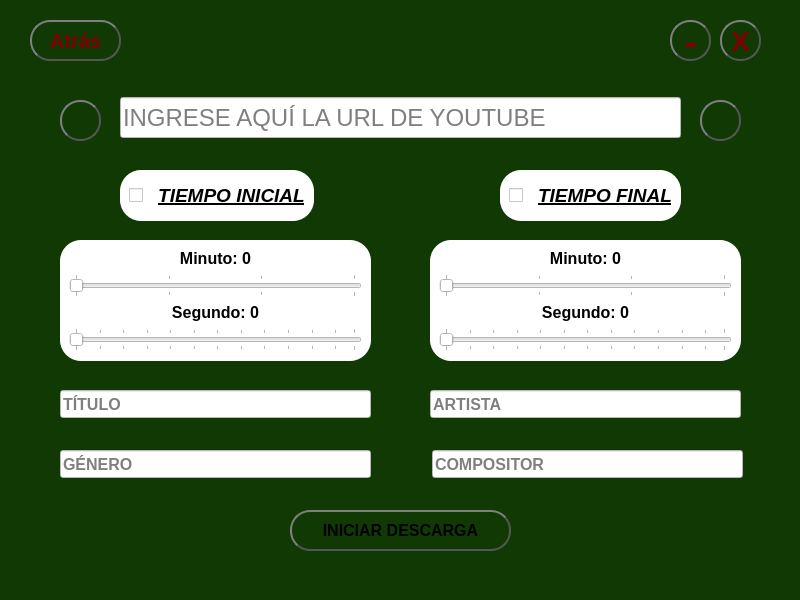
<?xml version="1.0" encoding="UTF-8"?>
<ui version="4.0">
 <class>MainWindow</class>
 <widget class="QMainWindow" name="MainWindow">
  <property name="geometry">
   <rect>
    <x>0</x>
    <y>0</y>
    <width>800</width>
    <height>600</height>
   </rect>
  </property>
  <property name="windowTitle">
   <string>AUDIOPALMA</string>
  </property>
  <property name="windowIcon">
   <iconset>
    <normaloff>../image/youtube.png</normaloff>../image/youtube.png</iconset>
  </property>
  <property name="styleSheet">
   <string notr="true">background-color: rgb(16, 57,4 0);</string>
  </property>
  <widget class="QWidget" name="centralwidget">
   <widget class="QPushButton" name="btn_atras">
    <property name="geometry">
     <rect>
      <x>30</x>
      <y>20</y>
      <width>91</width>
      <height>41</height>
     </rect>
    </property>
    <property name="font">
     <font>
      <pointsize>15</pointsize>
      <weight>75</weight>
      <bold>true</bold>
     </font>
    </property>
    <property name="styleSheet">
     <string notr="true">QPushButton {
    color: rgb(127,0,0);
    border: 2px solid #555;
    border-radius: 20px;
    border-style: outset;
    background: qradialgradient(
        cx: 0.3, cy: -0.4, fx: 0.3, fy: -0.4,
        radius: 1.35, stop: 0 #48dc6e, stop: 1 #39ae57
        );
    padding: 5px;
    }

QPushButton:hover {
    background: qradialgradient(
        cx: 0.3, cy: -0.4, fx: 0.3, fy: -0.4,
        radius: 1.35, stop: 0 #48dc6e, stop: 1 #50f379
        );
    }

QPushButton:pressed {
    border-style: inset;
    background: qradialgradient(
        cx: 0.4, cy: -0.1, fx: 0.4, fy: -0.1,
        radius: 1.35, stop: 0 #48dc6e, stop: 1 #ddd
        );
    }</string>
    </property>
    <property name="text">
     <string>Atrás</string>
    </property>
   </widget>
   <widget class="QPushButton" name="btn_minimizar">
    <property name="geometry">
     <rect>
      <x>670</x>
      <y>20</y>
      <width>41</width>
      <height>41</height>
     </rect>
    </property>
    <property name="font">
     <font>
      <pointsize>28</pointsize>
      <weight>75</weight>
      <bold>true</bold>
     </font>
    </property>
    <property name="styleSheet">
     <string notr="true">QPushButton {
    color: rgb(127,0,0);
    border: 2px solid #555;
    border-radius: 20px;
    border-style: outset;
    background: qradialgradient(
        cx: 0.3, cy: -0.4, fx: 0.3, fy: -0.4,
        radius: 1.35, stop: 0 #48dc6e, stop: 1 #39ae57
        );
    padding: 5px;
    }

QPushButton:hover {
    background: qradialgradient(
        cx: 0.3, cy: -0.4, fx: 0.3, fy: -0.4,
        radius: 1.35, stop: 0 #48dc6e, stop: 1 #50f379
        );
    }

QPushButton:pressed {
    border-style: inset;
    background: qradialgradient(
        cx: 0.4, cy: -0.1, fx: 0.4, fy: -0.1,
        radius: 1.35, stop: 0 #48dc6e, stop: 1 #ddd
        );
    }
QPushButton:disabled {
    background-color: #6a737c;
    color: #333;
	}</string>
    </property>
    <property name="text">
     <string>-</string>
    </property>
   </widget>
   <widget class="QPushButton" name="btn_salir">
    <property name="geometry">
     <rect>
      <x>720</x>
      <y>20</y>
      <width>41</width>
      <height>41</height>
     </rect>
    </property>
    <property name="font">
     <font>
      <pointsize>21</pointsize>
      <weight>75</weight>
      <bold>true</bold>
     </font>
    </property>
    <property name="styleSheet">
     <string notr="true">QPushButton {
    color: rgb(127,0,0);
    border: 2px solid #555;
    border-radius: 20px;
    border-style: outset;
    background: qradialgradient(
        cx: 0.3, cy: -0.4, fx: 0.3, fy: -0.4,
        radius: 1.35, stop: 0 #48dc6e, stop: 1 #39ae57
        );
    padding: 5px;
    }

QPushButton:hover {
    background: qradialgradient(
        cx: 0.3, cy: -0.4, fx: 0.3, fy: -0.4,
        radius: 1.35, stop: 0 #48dc6e, stop: 1 #50f379
        );
    }

QPushButton:pressed {
    border-style: inset;
    background: qradialgradient(
        cx: 0.4, cy: -0.1, fx: 0.4, fy: -0.1,
        radius: 1.35, stop: 0 #48dc6e, stop: 1 #ddd
        );
    }
QPushButton:disabled {
    background-color: #6a737c;
    color: #333;
	}</string>
    </property>
    <property name="text">
     <string>X</string>
    </property>
   </widget>
   <widget class="QFrame" name="frme_tiempo_inicial">
    <property name="geometry">
     <rect>
      <x>60</x>
      <y>240</y>
      <width>311</width>
      <height>121</height>
     </rect>
    </property>
    <property name="styleSheet">
     <string notr="true">background-color: rgb(255, 255, 255);
border-radius: 21px;</string>
    </property>
    <property name="frameShape">
     <enum>QFrame::StyledPanel</enum>
    </property>
    <property name="frameShadow">
     <enum>QFrame::Raised</enum>
    </property>
    <layout class="QVBoxLayout" name="verticalLayout">
     <item>
      <widget class="QLabel" name="lbl_cont_slider_temp_inicial_min">
       <property name="font">
        <font>
         <pointsize>12</pointsize>
         <weight>75</weight>
         <bold>true</bold>
        </font>
       </property>
       <property name="text">
        <string>Minuto: 0</string>
       </property>
       <property name="alignment">
        <set>Qt::AlignCenter</set>
       </property>
      </widget>
     </item>
     <item>
      <widget class="QSlider" name="slider_tiempo_inicial_min">
       <property name="font">
        <font>
         <weight>50</weight>
         <bold>false</bold>
        </font>
       </property>
       <property name="styleSheet">
        <string notr="true"/>
       </property>
       <property name="maximum">
        <number>15</number>
       </property>
       <property name="pageStep">
        <number>10</number>
       </property>
       <property name="orientation">
        <enum>Qt::Horizontal</enum>
       </property>
       <property name="invertedAppearance">
        <bool>false</bool>
       </property>
       <property name="invertedControls">
        <bool>false</bool>
       </property>
       <property name="tickPosition">
        <enum>QSlider::TicksBothSides</enum>
       </property>
       <property name="tickInterval">
        <number>5</number>
       </property>
      </widget>
     </item>
     <item>
      <widget class="QLabel" name="lbl_cont_slider_temp_inicial_seg">
       <property name="font">
        <font>
         <pointsize>12</pointsize>
         <weight>75</weight>
         <bold>true</bold>
        </font>
       </property>
       <property name="text">
        <string>Segundo: 0</string>
       </property>
       <property name="alignment">
        <set>Qt::AlignCenter</set>
       </property>
      </widget>
     </item>
     <item>
      <widget class="QSlider" name="slider_tiempo_inicial_seg">
       <property name="maximum">
        <number>59</number>
       </property>
       <property name="orientation">
        <enum>Qt::Horizontal</enum>
       </property>
       <property name="tickPosition">
        <enum>QSlider::TicksBothSides</enum>
       </property>
       <property name="tickInterval">
        <number>5</number>
       </property>
      </widget>
     </item>
    </layout>
   </widget>
   <widget class="QFrame" name="frme_tiempo_final">
    <property name="geometry">
     <rect>
      <x>430</x>
      <y>240</y>
      <width>311</width>
      <height>121</height>
     </rect>
    </property>
    <property name="styleSheet">
     <string notr="true">background-color: rgb(255, 255, 255);
border-radius: 21px;</string>
    </property>
    <property name="frameShape">
     <enum>QFrame::StyledPanel</enum>
    </property>
    <property name="frameShadow">
     <enum>QFrame::Raised</enum>
    </property>
    <layout class="QVBoxLayout" name="verticalLayout_2">
     <item>
      <widget class="QLabel" name="lbl_cont_slider_temp_final_min">
       <property name="font">
        <font>
         <pointsize>12</pointsize>
         <weight>75</weight>
         <bold>true</bold>
        </font>
       </property>
       <property name="text">
        <string>Minuto: 0</string>
       </property>
       <property name="alignment">
        <set>Qt::AlignCenter</set>
       </property>
      </widget>
     </item>
     <item>
      <widget class="QSlider" name="slider_tiempo_final_min">
       <property name="font">
        <font>
         <weight>50</weight>
         <bold>false</bold>
        </font>
       </property>
       <property name="maximum">
        <number>15</number>
       </property>
       <property name="pageStep">
        <number>10</number>
       </property>
       <property name="orientation">
        <enum>Qt::Horizontal</enum>
       </property>
       <property name="invertedAppearance">
        <bool>false</bool>
       </property>
       <property name="invertedControls">
        <bool>false</bool>
       </property>
       <property name="tickPosition">
        <enum>QSlider::TicksBothSides</enum>
       </property>
       <property name="tickInterval">
        <number>5</number>
       </property>
      </widget>
     </item>
     <item>
      <widget class="QLabel" name="lbl_cont_slider_temp_final_seg">
       <property name="font">
        <font>
         <pointsize>12</pointsize>
         <weight>75</weight>
         <bold>true</bold>
        </font>
       </property>
       <property name="text">
        <string>Segundo: 0</string>
       </property>
       <property name="alignment">
        <set>Qt::AlignCenter</set>
       </property>
      </widget>
     </item>
     <item>
      <widget class="QSlider" name="slider_tiempo_final_seg">
       <property name="maximum">
        <number>59</number>
       </property>
       <property name="orientation">
        <enum>Qt::Horizontal</enum>
       </property>
       <property name="tickPosition">
        <enum>QSlider::TicksBothSides</enum>
       </property>
       <property name="tickInterval">
        <number>5</number>
       </property>
      </widget>
     </item>
    </layout>
   </widget>
   <widget class="QLineEdit" name="input_url">
    <property name="geometry">
     <rect>
      <x>120</x>
      <y>97</y>
      <width>561</width>
      <height>41</height>
     </rect>
    </property>
    <property name="font">
     <font>
      <pointsize>18</pointsize>
      <weight>50</weight>
      <bold>false</bold>
     </font>
    </property>
    <property name="styleSheet">
     <string notr="true">background-color: rgb(255, 255, 255);</string>
    </property>
    <property name="placeholderText">
     <string>INGRESE AQUÍ LA URL DE YOUTUBE</string>
    </property>
    <property name="clearButtonEnabled">
     <bool>false</bool>
    </property>
   </widget>
   <widget class="QPushButton" name="btn_pegar">
    <property name="geometry">
     <rect>
      <x>60</x>
      <y>100</y>
      <width>41</width>
      <height>41</height>
     </rect>
    </property>
    <property name="styleSheet">
     <string notr="true">QPushButton {
    color: rgb(127,0,0);
    border: 2px solid #555;
    border-radius: 20px;
    border-style: outset;
    background: qradialgradient(
        cx: 0.3, cy: -0.4, fx: 0.3, fy: -0.4,
        radius: 1.35, stop: 0 #97baff, stop: 1 #2e75ff
        );
    padding: 5px;
    }

QPushButton:hover {
    background: qradialgradient(
        cx: 0.3, cy: -0.4, fx: 0.3, fy: -0.4,
        radius: 1.35, stop: 0 #4ab3ff, stop: 1 #4ab3ff
        );
    }

QPushButton:pressed {
    border-style: inset;
    background: qradialgradient(
        cx: 0.4, cy: -0.1, fx: 0.4, fy: -0.1,
        radius: 1.35, stop: 0 #4ab3ff, stop: 1 #ddd
        );
    }
QPushButton:disabled {
    background-color: #6a737c;
    color: #333;
	}</string>
    </property>
    <property name="text">
     <string/>
    </property>
    <property name="icon">
     <iconset>
      <normaloff>../image/pegar.png</normaloff>../image/pegar.png</iconset>
    </property>
    <property name="iconSize">
     <size>
      <width>27</width>
      <height>27</height>
     </size>
    </property>
   </widget>
   <widget class="QPushButton" name="btn_borrar">
    <property name="geometry">
     <rect>
      <x>700</x>
      <y>100</y>
      <width>41</width>
      <height>41</height>
     </rect>
    </property>
    <property name="styleSheet">
     <string notr="true">QPushButton {
    color: rgb(127,0,0);
    border: 2px solid #555;
    border-radius: 20px;
    border-style: outset;
    background: qradialgradient(
        cx: 0.3, cy: -0.4, fx: 0.3, fy: -0.4,
        radius: 1.35, stop: 0 #fa6060, stop: 1 #ff2727
        );
    padding: 5px;
    }

QPushButton:hover {
    background: qradialgradient(
        cx: 0.3, cy: -0.4, fx: 0.3, fy: -0.4,
        radius: 1.35, stop: 0 #fa6060, stop: 1 #fa6060
        );
    }

QPushButton:pressed {
    border-style: inset;
    background: qradialgradient(
        cx: 0.4, cy: -0.1, fx: 0.4, fy: -0.1,
        radius: 1.35, stop: 0 #ff2727, stop: 1 #ddd
        );
    }
QPushButton:disabled {
    background-color: #6a737c;
    color: #333;
	}</string>
    </property>
    <property name="text">
     <string/>
    </property>
    <property name="icon">
     <iconset>
      <normaloff>../image/eliminar.png</normaloff>../image/eliminar.png</iconset>
    </property>
    <property name="iconSize">
     <size>
      <width>27</width>
      <height>27</height>
     </size>
    </property>
   </widget>
   <widget class="QFrame" name="frme_titulo_tiempo_inicial">
    <property name="geometry">
     <rect>
      <x>120</x>
      <y>170</y>
      <width>194</width>
      <height>51</height>
     </rect>
    </property>
    <property name="styleSheet">
     <string notr="true">background-color: rgb(255, 255, 255);
border-radius: 21px;</string>
    </property>
    <property name="frameShape">
     <enum>QFrame::StyledPanel</enum>
    </property>
    <property name="frameShadow">
     <enum>QFrame::Raised</enum>
    </property>
    <layout class="QHBoxLayout" name="horizontalLayout">
     <item>
      <widget class="QCheckBox" name="check_tiempo_inicial">
       <property name="styleSheet">
        <string notr="true"/>
       </property>
       <property name="text">
        <string/>
       </property>
       <property name="checked">
        <bool>false</bool>
       </property>
       <property name="tristate">
        <bool>false</bool>
       </property>
      </widget>
     </item>
     <item>
      <widget class="QLabel" name="lbl_titulo_tiempo_inicial">
       <property name="enabled">
        <bool>true</bool>
       </property>
       <property name="font">
        <font>
         <pointsize>14</pointsize>
         <weight>75</weight>
         <italic>true</italic>
         <bold>true</bold>
         <underline>true</underline>
         <strikeout>false</strikeout>
        </font>
       </property>
       <property name="text">
        <string>TIEMPO INICIAL</string>
       </property>
       <property name="alignment">
        <set>Qt::AlignCenter</set>
       </property>
      </widget>
     </item>
    </layout>
   </widget>
   <widget class="QFrame" name="frme_titulo_tiempo_final">
    <property name="geometry">
     <rect>
      <x>500</x>
      <y>170</y>
      <width>181</width>
      <height>51</height>
     </rect>
    </property>
    <property name="styleSheet">
     <string notr="true">background-color: rgb(255, 255, 255);
border-radius: 21px;</string>
    </property>
    <property name="frameShape">
     <enum>QFrame::StyledPanel</enum>
    </property>
    <property name="frameShadow">
     <enum>QFrame::Raised</enum>
    </property>
    <layout class="QHBoxLayout" name="horizontalLayout_2">
     <item>
      <widget class="QCheckBox" name="check_tiempo_final"/>
     </item>
     <item>
      <widget class="QLabel" name="lbl_titulo_tiempo_final">
       <property name="font">
        <font>
         <pointsize>14</pointsize>
         <weight>75</weight>
         <italic>true</italic>
         <bold>true</bold>
         <underline>true</underline>
         <strikeout>false</strikeout>
        </font>
       </property>
       <property name="text">
        <string>TIEMPO FINAL</string>
       </property>
       <property name="alignment">
        <set>Qt::AlignCenter</set>
       </property>
      </widget>
     </item>
    </layout>
   </widget>
   <widget class="QLineEdit" name="input_titulo">
    <property name="geometry">
     <rect>
      <x>60</x>
      <y>390</y>
      <width>311</width>
      <height>28</height>
     </rect>
    </property>
    <property name="font">
     <font>
      <pointsize>12</pointsize>
      <weight>75</weight>
      <bold>true</bold>
     </font>
    </property>
    <property name="styleSheet">
     <string notr="true">background-color: rgb(255, 255, 255);</string>
    </property>
    <property name="placeholderText">
     <string>TÍTULO</string>
    </property>
   </widget>
   <widget class="QLineEdit" name="input_artista">
    <property name="geometry">
     <rect>
      <x>430</x>
      <y>390</y>
      <width>311</width>
      <height>28</height>
     </rect>
    </property>
    <property name="font">
     <font>
      <pointsize>12</pointsize>
      <weight>75</weight>
      <bold>true</bold>
     </font>
    </property>
    <property name="styleSheet">
     <string notr="true">background-color: rgb(255, 255, 255);</string>
    </property>
    <property name="placeholderText">
     <string>ARTISTA</string>
    </property>
   </widget>
   <widget class="QLineEdit" name="input_genero">
    <property name="geometry">
     <rect>
      <x>60</x>
      <y>450</y>
      <width>311</width>
      <height>28</height>
     </rect>
    </property>
    <property name="font">
     <font>
      <pointsize>12</pointsize>
      <weight>75</weight>
      <bold>true</bold>
     </font>
    </property>
    <property name="styleSheet">
     <string notr="true">background-color: rgb(255, 255, 255);</string>
    </property>
    <property name="placeholderText">
     <string>GÉNERO</string>
    </property>
   </widget>
   <widget class="QLineEdit" name="input_compositor">
    <property name="geometry">
     <rect>
      <x>432</x>
      <y>450</y>
      <width>311</width>
      <height>28</height>
     </rect>
    </property>
    <property name="font">
     <font>
      <pointsize>12</pointsize>
      <weight>75</weight>
      <bold>true</bold>
     </font>
    </property>
    <property name="styleSheet">
     <string notr="true">background-color: rgb(255, 255, 255);</string>
    </property>
    <property name="placeholderText">
     <string>COMPOSITOR</string>
    </property>
   </widget>
   <widget class="QPushButton" name="btn_descargar">
    <property name="geometry">
     <rect>
      <x>290</x>
      <y>510</y>
      <width>221</width>
      <height>41</height>
     </rect>
    </property>
    <property name="font">
     <font>
      <pointsize>12</pointsize>
      <weight>75</weight>
      <bold>true</bold>
     </font>
    </property>
    <property name="styleSheet">
     <string notr="true">QPushButton {
    color: rgb(0,0,0);
    border: 2px solid #555;
    border-radius: 20px;
    border-style: outset;
    background: qradialgradient(
        cx: 0.3, cy: -0.4, fx: 0.3, fy: -0.4,
        radius: 1.35, stop: 0 #8fff84, stop: 1 #3eff2a
        );
    padding: 5px;
    }

QPushButton:hover {
    background: qradialgradient(
        cx: 0.3, cy: -0.4, fx: 0.3, fy: -0.4,
        radius: 1.35, stop: 0 #19ff00, stop: 1 #19ff00
        );
    }

QPushButton:pressed {
    border-style: inset;
    background: qradialgradient(
        cx: 0.4, cy: -0.1, fx: 0.4, fy: -0.1,
        radius: 1.35, stop: 0 #19ff00, stop: 1 #ddd
        );
    }
QPushButton:disabled {
    background-color: #6a737c;
    color: #333;
	}</string>
    </property>
    <property name="text">
     <string>INICIAR DESCARGA</string>
    </property>
    <property name="icon">
     <iconset>
      <normaloff>../image/descargar.png</normaloff>../image/descargar.png</iconset>
    </property>
   </widget>
   <widget class="QLabel" name="lbl_progreso">
    <property name="geometry">
     <rect>
      <x>300</x>
      <y>39</y>
      <width>211</width>
      <height>31</height>
     </rect>
    </property>
    <property name="font">
     <font>
      <pointsize>21</pointsize>
     </font>
    </property>
    <property name="styleSheet">
     <string notr="true">color: rgb(255, 255, 255);</string>
    </property>
    <property name="text">
     <string/>
    </property>
    <property name="alignment">
     <set>Qt::AlignCenter</set>
    </property>
   </widget>
  </widget>
  <widget class="QMenuBar" name="menubar">
   <property name="geometry">
    <rect>
     <x>0</x>
     <y>0</y>
     <width>800</width>
     <height>24</height>
    </rect>
   </property>
  </widget>
  <widget class="QStatusBar" name="statusbar"/>
 </widget>
 <resources/>
 <connections/>
</ui>
